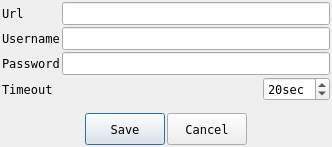
<?xml version="1.0" encoding="UTF-8"?>
<ui version="4.0">
 <class>QiwiPostSettings</class>
 <widget class="QDialog" name="QiwiPostSettings">
  <property name="windowModality">
   <enum>Qt::WindowModal</enum>
  </property>
  <property name="geometry">
   <rect>
    <x>0</x>
    <y>0</y>
    <width>332</width>
    <height>147</height>
   </rect>
  </property>
  <property name="minimumSize">
   <size>
    <width>332</width>
    <height>147</height>
   </size>
  </property>
  <property name="maximumSize">
   <size>
    <width>332</width>
    <height>147</height>
   </size>
  </property>
  <property name="font">
   <font>
    <family>DejaVu Sans Mono</family>
   </font>
  </property>
  <property name="windowTitle">
   <string>Settings</string>
  </property>
  <property name="modal">
   <bool>true</bool>
  </property>
  <layout class="QVBoxLayout" name="verticalLayout">
   <property name="spacing">
    <number>2</number>
   </property>
   <property name="margin">
    <number>2</number>
   </property>
   <item>
    <layout class="QFormLayout" name="formLayout">
     <property name="horizontalSpacing">
      <number>2</number>
     </property>
     <property name="verticalSpacing">
      <number>2</number>
     </property>
     <item row="0" column="0">
      <widget class="QLabel" name="lblUrl">
       <property name="text">
        <string>Url</string>
       </property>
      </widget>
     </item>
     <item row="0" column="1">
      <widget class="QLineEdit" name="leUrl"/>
     </item>
     <item row="1" column="0">
      <widget class="QLabel" name="lblUsername">
       <property name="text">
        <string>Username</string>
       </property>
      </widget>
     </item>
     <item row="1" column="1">
      <widget class="QLineEdit" name="leUsername">
       <property name="alignment">
        <set>Qt::AlignCenter</set>
       </property>
      </widget>
     </item>
     <item row="2" column="0">
      <widget class="QLabel" name="lblPassword">
       <property name="text">
        <string>Password</string>
       </property>
      </widget>
     </item>
     <item row="2" column="1">
      <widget class="QLineEdit" name="lePassword">
       <property name="echoMode">
        <enum>QLineEdit::Password</enum>
       </property>
       <property name="alignment">
        <set>Qt::AlignCenter</set>
       </property>
      </widget>
     </item>
     <item row="3" column="0">
      <widget class="QLabel" name="lblTimeout">
       <property name="text">
        <string>Timeout</string>
       </property>
      </widget>
     </item>
     <item row="3" column="1">
      <layout class="QHBoxLayout" name="horizontalLayout">
       <property name="spacing">
        <number>2</number>
       </property>
       <item>
        <spacer name="horizontalSpacer">
         <property name="orientation">
          <enum>Qt::Horizontal</enum>
         </property>
         <property name="sizeHint" stdset="0">
          <size>
           <width>40</width>
           <height>20</height>
          </size>
         </property>
        </spacer>
       </item>
       <item>
        <widget class="QSpinBox" name="sbTimeout">
         <property name="suffix">
          <string>sec</string>
         </property>
         <property name="minimum">
          <number>5</number>
         </property>
         <property name="maximum">
          <number>60</number>
         </property>
         <property name="value">
          <number>20</number>
         </property>
        </widget>
       </item>
      </layout>
     </item>
    </layout>
   </item>
   <item>
    <spacer name="verticalSpacer">
     <property name="orientation">
      <enum>Qt::Vertical</enum>
     </property>
     <property name="sizeHint" stdset="0">
      <size>
       <width>20</width>
       <height>40</height>
      </size>
     </property>
    </spacer>
   </item>
   <item>
    <layout class="QHBoxLayout" name="horizontalLayout_2">
     <property name="spacing">
      <number>2</number>
     </property>
     <item>
      <spacer name="horizontalSpacer_2">
       <property name="orientation">
        <enum>Qt::Horizontal</enum>
       </property>
       <property name="sizeHint" stdset="0">
        <size>
         <width>40</width>
         <height>20</height>
        </size>
       </property>
      </spacer>
     </item>
     <item>
      <widget class="QPushButton" name="pbSave">
       <property name="minimumSize">
        <size>
         <width>0</width>
         <height>32</height>
        </size>
       </property>
       <property name="maximumSize">
        <size>
         <width>16777215</width>
         <height>32</height>
        </size>
       </property>
       <property name="text">
        <string>Save</string>
       </property>
      </widget>
     </item>
     <item>
      <widget class="QPushButton" name="pbCancel">
       <property name="minimumSize">
        <size>
         <width>0</width>
         <height>32</height>
        </size>
       </property>
       <property name="maximumSize">
        <size>
         <width>16777215</width>
         <height>32</height>
        </size>
       </property>
       <property name="text">
        <string>Cancel</string>
       </property>
      </widget>
     </item>
     <item>
      <spacer name="horizontalSpacer_3">
       <property name="orientation">
        <enum>Qt::Horizontal</enum>
       </property>
       <property name="sizeHint" stdset="0">
        <size>
         <width>40</width>
         <height>20</height>
        </size>
       </property>
      </spacer>
     </item>
    </layout>
   </item>
  </layout>
 </widget>
 <resources/>
 <connections>
  <connection>
   <sender>pbCancel</sender>
   <signal>clicked()</signal>
   <receiver>QiwiPostSettings</receiver>
   <slot>reject()</slot>
   <hints>
    <hint type="sourcelabel">
     <x>207</x>
     <y>255</y>
    </hint>
    <hint type="destinationlabel">
     <x>190</x>
     <y>146</y>
    </hint>
   </hints>
  </connection>
 </connections>
</ui>
